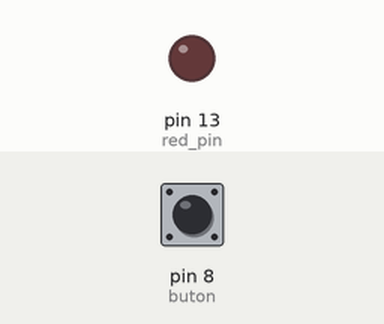
A sketch run on a simulated Arduino Uno, built with avr-gcc and run on an emulated ATmega328P. Shown: output pins drawn as LEDs (lit = HIGH). The inputs (shaded band) are chosen by the test bench; at power-on: pin 8 (buton) LOW.

Above: at 1.2 s.
1.3 s: pin 8 (buton) pulled HIGH for 0.15 s
At 1.37 s:
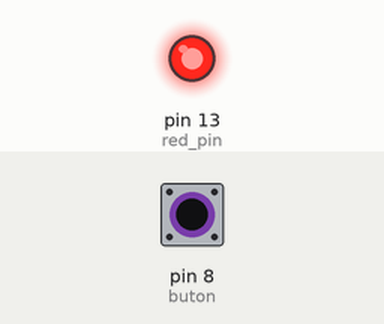
2.9 s: pin 8 (buton) pulled HIGH for 3.2 s
At 7.2 s:
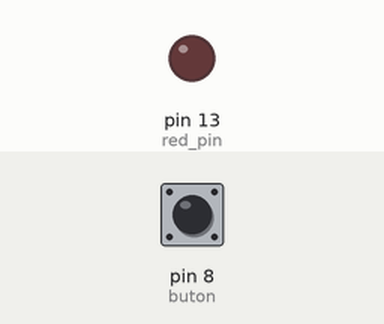
Timing chart, 0 to 8.7 s (numbered marks = the images above; inputs shaded):
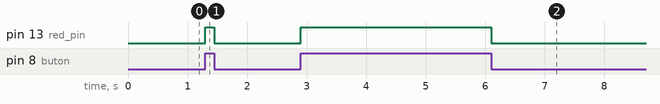

The sketch:

butonileLedYkma.ino
```cpp
#define buton 8
#define red_pin 13
int buton_durum = 0;
// the setup function runs once when you press reset or power the board
void setup() {
  // initialize digital pin LED_BUILTIN as an output.
  pinMode(buton, INPUT);
  pinMode(red_pin, OUTPUT);
}

// the loop function runs over and over again forever
void loop() {
  buton_durum = digitalRead(buton);

  if (buton_durum == 1) {
    digitalWrite(red_pin, HIGH);

  }
  else {
    digitalWrite(red_pin, LOW);
  }
}
```

Measured:
- after the input at 1.3 s, pin 13 (red_pin): LOW → HIGH at once, → LOW 0.15 s later
- after the input at 2.9 s, pin 13 (red_pin): LOW → HIGH at once, → LOW 3.2 s later
